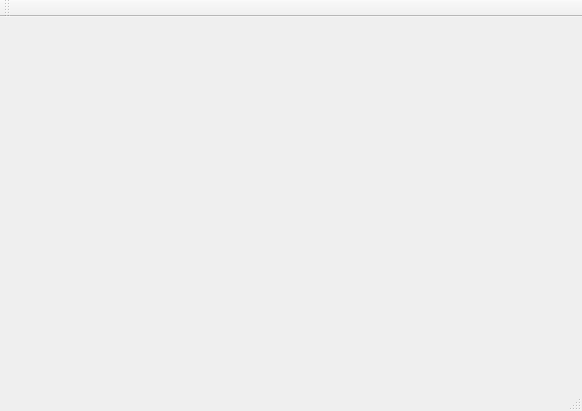
<?xml version="1.0" encoding="UTF-8"?>
<ui version="4.0">
 <class>MainWindow</class>
 <widget class="QMainWindow" name="MainWindow">
  <property name="geometry">
   <rect>
    <x>0</x>
    <y>0</y>
    <width>582</width>
    <height>411</height>
   </rect>
  </property>
  <property name="windowTitle">
   <string>MainWindow</string>
  </property>
  <widget class="QWidget" name="centralWidget">
   <layout class="QHBoxLayout" name="horizontalLayout">
    <item>
     <layout class="QVBoxLayout" name="verticalLayout">
      <item>
       <widget class="Example" name="widget" native="true">
        <property name="maximumSize">
         <size>
          <width>16777215</width>
          <height>16777215</height>
         </size>
        </property>
       </widget>
      </item>
     </layout>
    </item>
   </layout>
  </widget>
  <widget class="QMenuBar" name="menuBar">
   <property name="geometry">
    <rect>
     <x>0</x>
     <y>0</y>
     <width>582</width>
     <height>21</height>
    </rect>
   </property>
  </widget>
  <widget class="QToolBar" name="mainToolBar">
   <attribute name="toolBarArea">
    <enum>TopToolBarArea</enum>
   </attribute>
   <attribute name="toolBarBreak">
    <bool>false</bool>
   </attribute>
  </widget>
  <widget class="QStatusBar" name="statusBar"/>
 </widget>
 <layoutdefault spacing="6" margin="11"/>
 <customwidgets>
  <customwidget>
   <class>Example</class>
   <extends>QWidget</extends>
   <header>example.h</header>
   <container>1</container>
  </customwidget>
 </customwidgets>
 <resources/>
 <connections/>
</ui>
